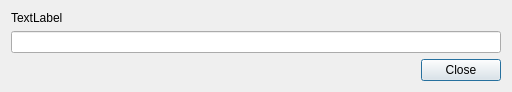
<?xml version="1.0" encoding="UTF-8"?>
<ui version="4.0">
 <class>ConfigItemPropertiesDlg</class>
 <widget class="QDialog" name="ConfigItemPropertiesDlg">
  <property name="geometry">
   <rect>
    <x>0</x>
    <y>0</y>
    <width>512</width>
    <height>86</height>
   </rect>
  </property>
  <property name="windowTitle">
   <string>Item Properties</string>
  </property>
  <layout class="QVBoxLayout" name="verticalLayout">
   <item>
    <widget class="QLabel" name="label_ItemName">
     <property name="text">
      <string>TextLabel</string>
     </property>
    </widget>
   </item>
   <item>
    <widget class="QLineEdit" name="lineEdit_ItemValue"/>
   </item>
   <item>
    <widget class="QDialogButtonBox" name="buttonBox">
     <property name="orientation">
      <enum>Qt::Horizontal</enum>
     </property>
     <property name="standardButtons">
      <set>QDialogButtonBox::Close</set>
     </property>
    </widget>
   </item>
  </layout>
 </widget>
 <resources/>
 <connections>
  <connection>
   <sender>buttonBox</sender>
   <signal>accepted()</signal>
   <receiver>ConfigItemPropertiesDlg</receiver>
   <slot>accept()</slot>
   <hints>
    <hint type="sourcelabel">
     <x>248</x>
     <y>254</y>
    </hint>
    <hint type="destinationlabel">
     <x>157</x>
     <y>274</y>
    </hint>
   </hints>
  </connection>
  <connection>
   <sender>buttonBox</sender>
   <signal>rejected()</signal>
   <receiver>ConfigItemPropertiesDlg</receiver>
   <slot>reject()</slot>
   <hints>
    <hint type="sourcelabel">
     <x>316</x>
     <y>260</y>
    </hint>
    <hint type="destinationlabel">
     <x>286</x>
     <y>274</y>
    </hint>
   </hints>
  </connection>
 </connections>
</ui>
